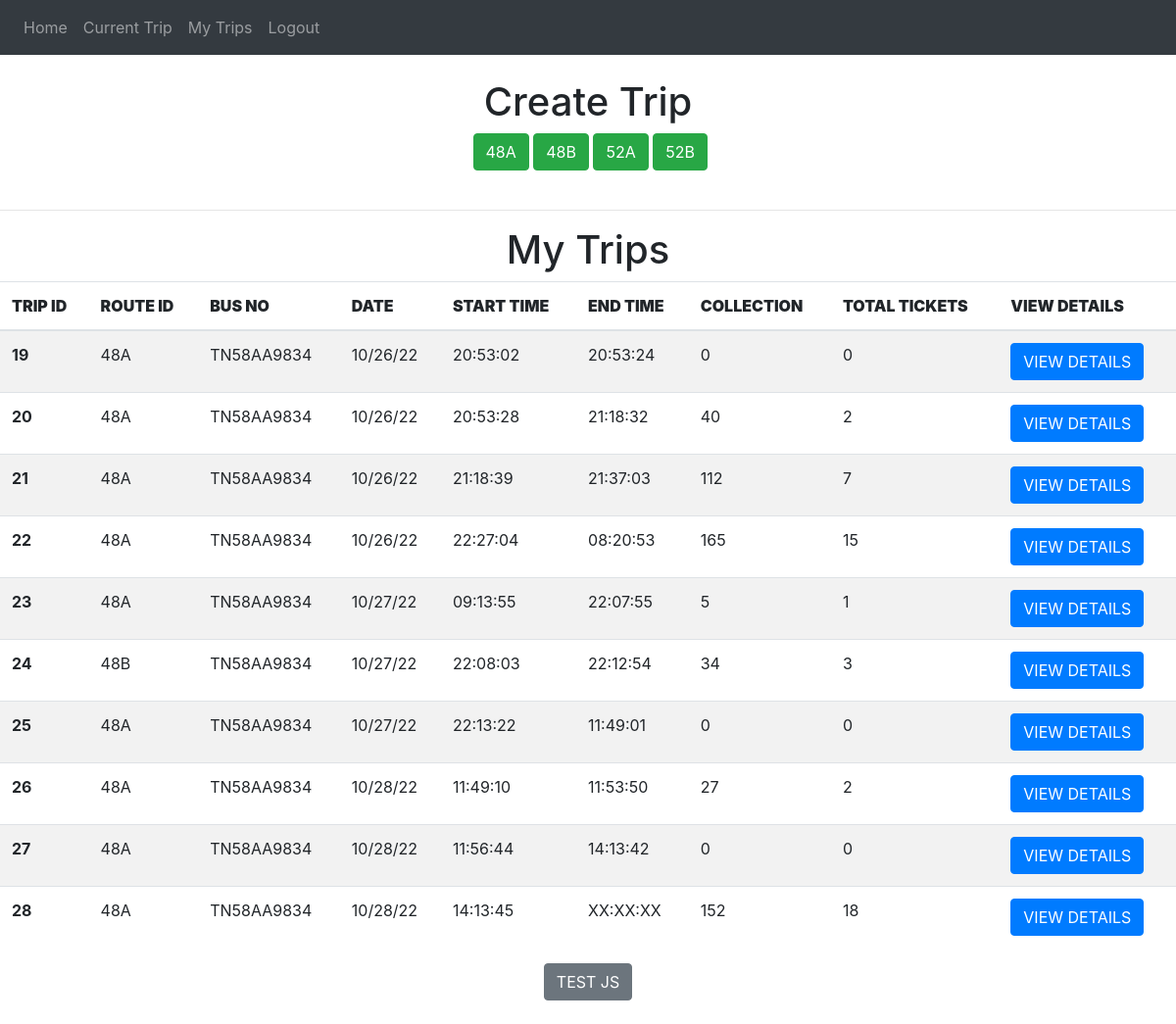
/conductor-my-trips (signed in), run on an earlier commit of the app's database.
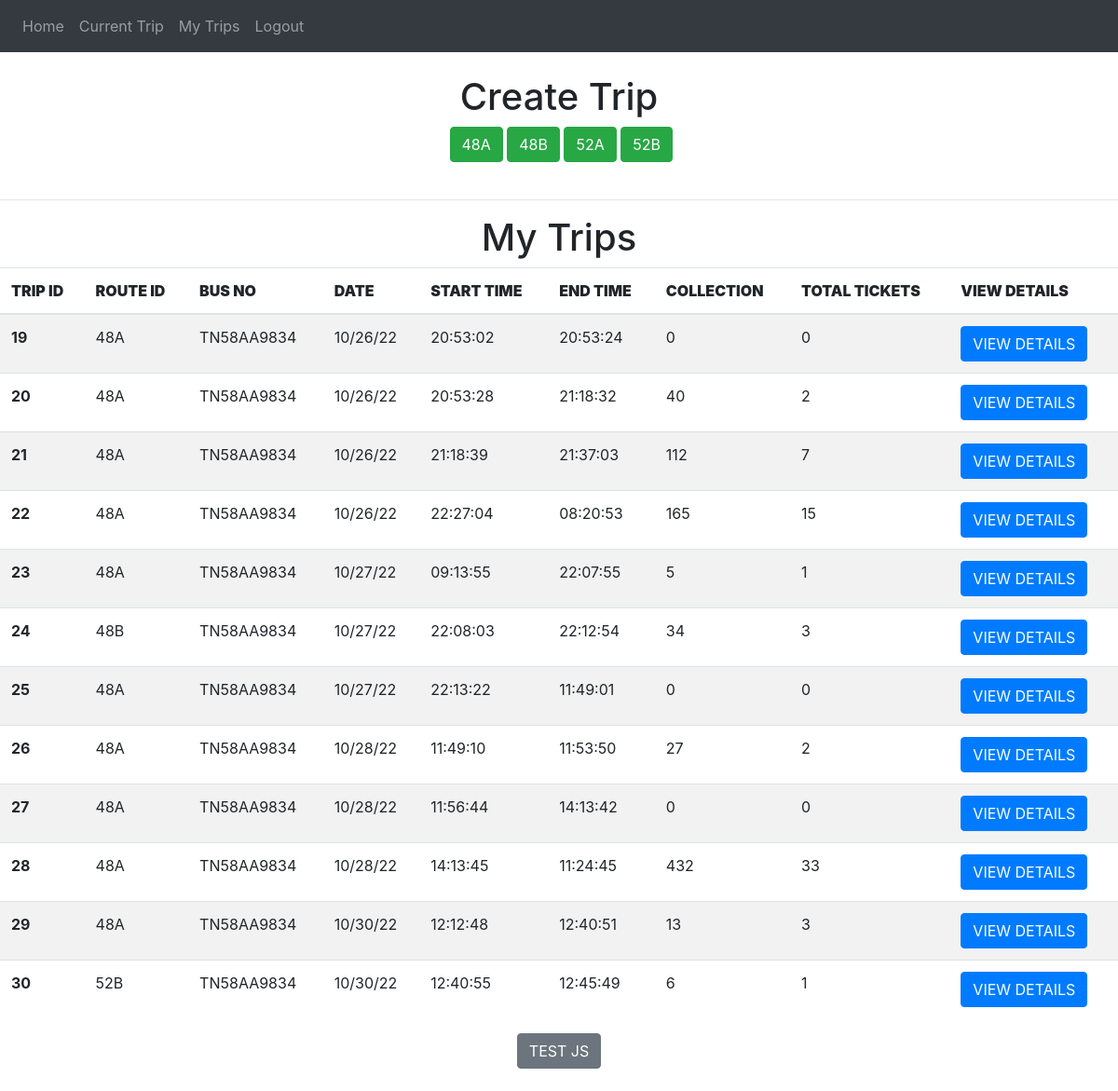
And on a later commit of the database.
### website/models.py (models this page shows)
class Trip(db.Model,UserMixin):
    trip_id = db.Column(db.Integer , primary_key = True)
    route_id = db.Column(db.String(100))
    conductor_id = db.Column(db.Integer , db.ForeignKey('user.id'))
    date = db.Column(db.String(100))
    collection = db.Column(db.Integer)
    ticket_run = db.Column(db.Integer)
    start_time =db.Column(db.String(100))
    end_time = db.Column(db.String(100))
    status =db.Column(db.String(1))
    current_passengers= db.Column(db.Integer)
    current_stop = db.Column(db.String)
    bus_no = db.Column(db.String)
    gps = db.Column(db.String(100))
    gps_update_time = db.Column(db.String)
    tickets = db.relationship('Ticket')
    lat = db.Column(db.String)
    long = db.Column(db.String)

### website/views.py (the view)
@views.route('/conductor-my-trips', methods=['GET', 'POST'])
@login_required
def conductor_my_trips():
    trips = Trip.query.filter_by(conductor_id = current_user.id).all()
    conductor_details = Conductor_details.query.filter_by(conductor_id = current_user.id).first()
    return render_template("conductor_my_trips.html" , user = current_user , trips = trips, cd= conductor_details )

### website/__init__.py (called while the page is built)
def create_app():
    app = Flask(__name__)
    app.config['SECRET_KEY'] = '#itsactuallyapassword'
    app.config['SQLALCHEMY_DATABASE_URI'] = f'sqlite:///{DB_NAME}'
    db.init_app(app)
    from .views import views
    from .auth import auth
    app.register_blueprint(views, url_prefix='/')
    app.register_blueprint(auth, url_prefix='/')
    from .models import User, Conductor_details
    create_database(app)
    login_manager = LoginManager()
    login_manager.login_view = 'auth.login'
    login_manager.init_app(app)
    @login_manager.user_loader
    def load_user(id):
        return User.query.get(int(id))
    return app

### website/templates/conductor_my_trips.html (shortened to what this page needs)
{% extends "base.html" %}
{% block content %}
<br>
<div align = "center">
  <h1 align = "center">Create Trip </h1>
  {%for route in cd.routes_assigned.split(",")%}
  <a class="btn btn-primary btn-success " href="/conductor-utility-create-trip/{{route}} " role="button"  > {{route}} </a>
  {%endfor%}
  </div>
</div>
<br><hr>
  <div>
      <h1 align = "center">My Trips </h1>
    <table class="table table-striped">
      <thead>
        <tr>
          <th scope="col" ><b>TRIP ID</b></th>
          <th scope="col"><b>ROUTE ID</b></th>
          <th scope="col"><b>BUS NO</b></th>
          <th scope="col"><b>DATE</b></th>
          <th scope="col"><b>START TIME</b></th>
          <th scope="col"><b>END TIME</b></th>
          <th scope="col"><b>COLLECTION</b></th>
          <th scope="col"><b>TOTAL TICKETS</b></th>
          <th scope="col"><b>VIEW DETAILS</b></th>
        </tr>
      </thead>
      <tbody>
        {%for t in trips %}
        <tr>
          <th>{{t.trip_id}}</th>
          <td>{{t.route_id}}</td>
          <td>{{t.bus_no}}</td>
          <td>{{t.date}}</td>
          <td>{{t.start_time}}</td>
          <td>{{t.end_time}}</td>
          <td>{{t.collection}}</td>
          <td>{{t.ticket_run}}</td>
          <td><a class="btn btn-primary " href="/conductor-view-details/{{t.trip_id}} " role="button"  >VIEW DETAILS</a></td>
        </tr>
        {%endfor%}
      </tbody>
    </table>
  </div>
<div align = "center">
  <button type = "button " class = "btn btn-secondary" onclick="refreshGPS()" >TEST JS</button><br>
</div>
<br>
{% endblock %}

### website/templates/base.html (shortened to what this page needs)
<!DOCTYPE html>
<html>
  <head>
    <link
      rel="stylesheet"
      href="https://stackpath.bootstrapcdn.com/bootstrap/4.4.1/css/bootstrap.min.css"
    />
    <link
      rel="stylesheet"
      href="https://stackpath.bootstrapcdn.com/font-awesome/4.7.0/css/font-awesome.min.css"
    />
  </head>
  <body>
{%if user.is_authenticated %}
  {%if user.type == "C"%}
    <nav class="navbar navbar-expand-lg navbar-dark bg-dark">
  <div class="collapse navbar-collapse" id="navbar">
    <div class="navbar-nav">
      <a class="nav-item nav-link" id="home" href="/conductor-home">Home</a>
      <a class="nav-item nav-link" id="home" href="/conductor-current-trip">Current Trip</a>
      <a class="nav-item nav-link" id="home" href="/conductor-my-trips">My Trips</a>
      <a class="nav-item nav-link" id="logout" href="/logout">Logout</a>
    </div>
  </div>
    </nav>
  {%endif%}
{%endif%}
    <div class="container">{% block content %} {% endblock %}</div>
  </body>
</html>

What changed in the data, as far as the page shows it:
changed Trip id 28: end_time "XX:XX:XX" → "11:24:45"; collection "152" → "432"; ticket_run "18" → "33"
added Trip: trip_id "29", route_id "48A", bus_no "TN58AA9834", date "10/30/22", start_time "12:12:48", end_time "12:40:51", collection "13", ticket_run "3"
added Trip: trip_id "30", route_id "52B", bus_no "TN58AA9834", date "10/30/22", start_time "12:40:55", end_time "12:45:49", collection "6", ticket_run "1"
